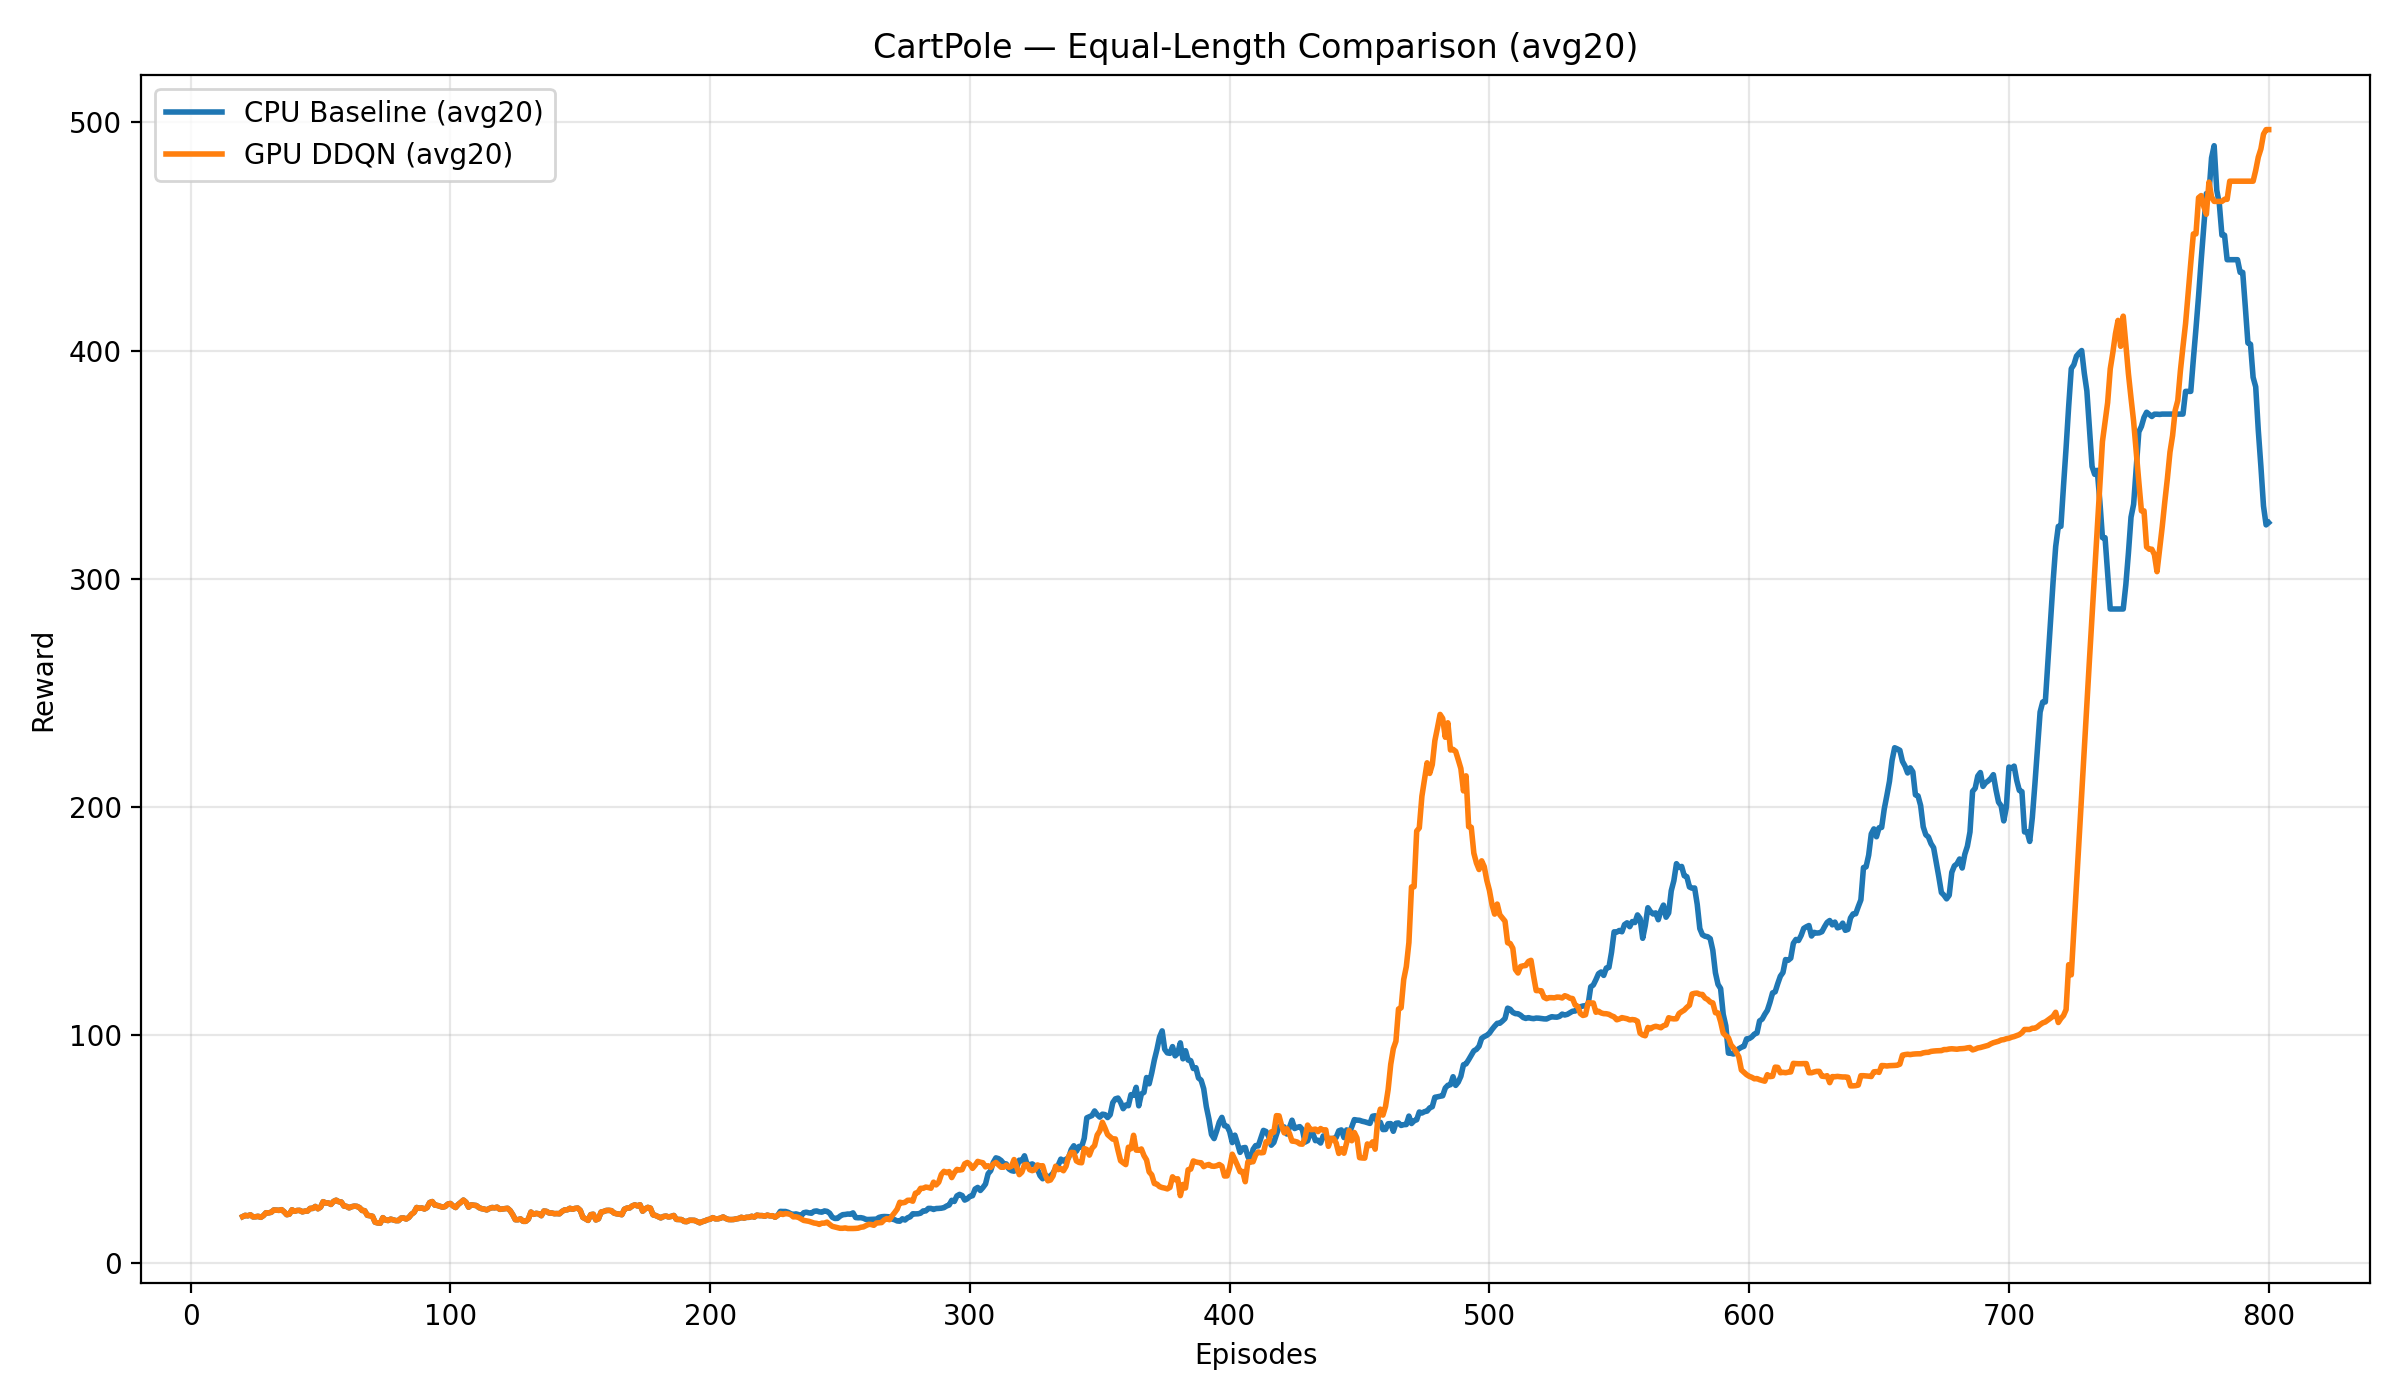

Python code for this plot:
import os, pandas as pd, matplotlib.pyplot as plt
import csv

paths = {
    "CPU Baseline": "runs_cpu_baseline/rewards.csv",
    "GPU DQN":      "runs_gpu_dqn/rewards.csv",
    "GPU DDQN":     "runs_gpu_ddqn/rewards.csv",
}

loaded = []
min_len = None
for label, p in paths.items():
    if not os.path.exists(p):
        print(f"[skip] {label}: {p} not found")
        continue
    df = pd.read_csv(p)
    df.columns = df.columns.str.lower()  # episode, reward
    loaded.append((label, df))
    min_len = len(df) if min_len is None else min(min_len, len(df))

if not loaded:
    raise SystemExit("No rewards.csv files found; nothing to compare.")

plt.figure(figsize=(12, 7))
for label, df in loaded:
    d = df.iloc[:min_len].copy()
    d["smooth20"] = d["reward"].rolling(20).mean()
    plt.plot(d["episode"], d["smooth20"], linewidth=2, label=f"{label} (avg20)")

plt.title("CartPole — Equal-Length Comparison (avg20)")
plt.xlabel("Episodes")
plt.ylabel("Reward")
plt.grid(True, alpha=0.3)
plt.legend()
plt.tight_layout()
plt.savefig("comparison.png", dpi=200)
print("Saved plot -> comparison.png")
plt.show()
